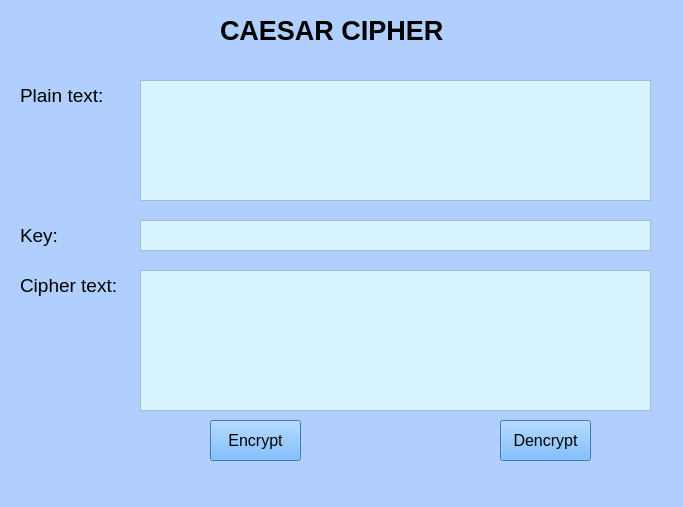
<?xml version="1.0" encoding="UTF-8"?>
<ui version="4.0">
 <class>MainWindow</class>
 <widget class="QMainWindow" name="MainWindow">
  <property name="geometry">
   <rect>
    <x>0</x>
    <y>0</y>
    <width>683</width>
    <height>507</height>
   </rect>
  </property>
  <property name="mouseTracking">
   <bool>false</bool>
  </property>
  <property name="tabletTracking">
   <bool>false</bool>
  </property>
  <property name="acceptDrops">
   <bool>false</bool>
  </property>
  <property name="windowTitle">
   <string>MainWindow</string>
  </property>
  <property name="styleSheet">
   <string notr="true">background-color: rgb(176, 207, 255);</string>
  </property>
  <widget class="QWidget" name="centralwidget">
   <widget class="QLabel" name="label">
    <property name="geometry">
     <rect>
      <x>220</x>
      <y>20</y>
      <width>231</width>
      <height>21</height>
     </rect>
    </property>
    <property name="font">
     <font>
      <pointsize>20</pointsize>
      <weight>75</weight>
      <bold>true</bold>
     </font>
    </property>
    <property name="text">
     <string>CAESAR CIPHER</string>
    </property>
   </widget>
   <widget class="QLabel" name="label_2">
    <property name="geometry">
     <rect>
      <x>20</x>
      <y>80</y>
      <width>91</width>
      <height>31</height>
     </rect>
    </property>
    <property name="font">
     <font>
      <pointsize>14</pointsize>
     </font>
    </property>
    <property name="text">
     <string>Plain text:</string>
    </property>
   </widget>
   <widget class="QLabel" name="label_3">
    <property name="geometry">
     <rect>
      <x>20</x>
      <y>220</y>
      <width>81</width>
      <height>31</height>
     </rect>
    </property>
    <property name="font">
     <font>
      <pointsize>14</pointsize>
     </font>
    </property>
    <property name="text">
     <string>Key:</string>
    </property>
   </widget>
   <widget class="QLabel" name="label_4">
    <property name="geometry">
     <rect>
      <x>20</x>
      <y>270</y>
      <width>111</width>
      <height>31</height>
     </rect>
    </property>
    <property name="font">
     <font>
      <pointsize>14</pointsize>
     </font>
    </property>
    <property name="text">
     <string>Cipher text:</string>
    </property>
   </widget>
   <widget class="QPlainTextEdit" name="plainTextEdit">
    <property name="geometry">
     <rect>
      <x>140</x>
      <y>80</y>
      <width>511</width>
      <height>121</height>
     </rect>
    </property>
    <property name="styleSheet">
     <string notr="true">background-color: rgb(215, 243, 255)</string>
    </property>
   </widget>
   <widget class="QPlainTextEdit" name="plainTextEdit_2">
    <property name="geometry">
     <rect>
      <x>140</x>
      <y>220</y>
      <width>511</width>
      <height>31</height>
     </rect>
    </property>
    <property name="styleSheet">
     <string notr="true">background-color: rgb(215, 243, 255)</string>
    </property>
   </widget>
   <widget class="QPlainTextEdit" name="plainTextEdit_3">
    <property name="geometry">
     <rect>
      <x>140</x>
      <y>270</y>
      <width>511</width>
      <height>141</height>
     </rect>
    </property>
    <property name="styleSheet">
     <string notr="true">background-color: rgb(215, 243, 255)</string>
    </property>
   </widget>
   <widget class="QPushButton" name="pushButton">
    <property name="geometry">
     <rect>
      <x>210</x>
      <y>420</y>
      <width>91</width>
      <height>41</height>
     </rect>
    </property>
    <property name="font">
     <font>
      <pointsize>12</pointsize>
     </font>
    </property>
    <property name="styleSheet">
     <string notr="true">background-color: rgb(85, 170, 255);</string>
    </property>
    <property name="text">
     <string>Encrypt</string>
    </property>
   </widget>
   <widget class="QPushButton" name="pushButton_2">
    <property name="geometry">
     <rect>
      <x>500</x>
      <y>420</y>
      <width>91</width>
      <height>41</height>
     </rect>
    </property>
    <property name="font">
     <font>
      <pointsize>12</pointsize>
     </font>
    </property>
    <property name="styleSheet">
     <string notr="true">background-color: rgb(85, 170, 255);</string>
    </property>
    <property name="text">
     <string>Dencrypt</string>
    </property>
   </widget>
  </widget>
  <widget class="QMenuBar" name="menubar">
   <property name="geometry">
    <rect>
     <x>0</x>
     <y>0</y>
     <width>683</width>
     <height>21</height>
    </rect>
   </property>
  </widget>
  <widget class="QStatusBar" name="statusbar"/>
 </widget>
 <resources/>
 <connections/>
</ui>
